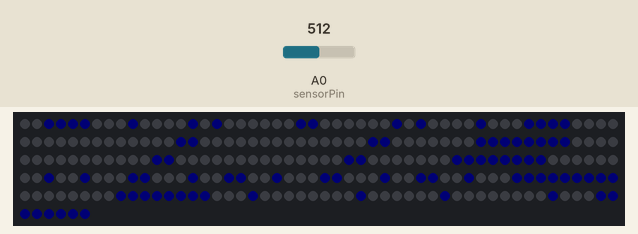
The sketch below on a simulated Arduino Uno, built with avr-gcc and run on an emulated ATmega328P. On the bench: 256 RGB LEDs in strip order, left to right, continuing on the next row. Inputs (shaded band) come from the test bench; at power-on: A0 (sensorPin) = 512. Dim RGB values are drawn brighter than linear; the strip is taken to match the declared colour order.

Above: at 0.2 s.

The sketch:

jg_mike.ino
```cpp
#include <Adafruit_NeoPixel.h>
#define MAX_LED 256
#define LED_PIN 9

// 定义常量
const uint8_t kx = 32,
              ky = 8;
const bool layout = false;

// 声音采样频率 ms
const int sampleWindow = 3;
// 声音原始数据
unsigned int sample;
int sensorPin = A0;    // select the input pin for the potentiometer

Adafruit_NeoPixel strip = Adafruit_NeoPixel( MAX_LED, LED_PIN, NEO_RGB + NEO_KHZ800 );
uint32_t color = strip.Color(0,0,255);

int rec_sound() {
  unsigned long startMillis = millis();
  unsigned int peakToPeak = 0;
  unsigned int signalMax = 0;
  unsigned int signalMin = 1024;

  while (millis() - startMillis < sampleWindow)
  {
    sample = analogRead(0);
    if (sample < 1024)
    {
      if (sample > signalMax)
      {
        signalMax = sample;
      }
      else if (sample < signalMin)
      {
        signalMin = sample;
      }
    }
  }
  peakToPeak = signalMax - signalMin;
  double volts = (peakToPeak * 3.3) / 1024;
  int sound = (volts * 10);
  // 把声音映射到一个范围 arduino的map函数
  int soundLevel = map(sound, 0, 16, 0, 10);
//  Serial.println(sound);
  return soundLevel;
}

void setup() {
  pinMode(sensorPin, INPUT);
  pinMode(LED_PIN, OUTPUT);
  Serial.begin(9600);
  strip.begin();
  strip.show();           //显示所有LED为关状态;
  strip.setBrightness(12);
}

void loop() {
  delay(100);
  int level = rec_sound();

  if(level>6){
    led_show(level);
  } else {
    led_show(1);
  }
}

void led_show(int level) {
  int x, y, l;

  uint8_t graphic[8][32] = {
    {1, 0, 0, 0, 0, 1, 0, 1, 1, 1, 1, 1, 1, 0, 1, 0, 0, 0, 0, 0, 1, 0, 0, 0, 0, 0, 0, 0, 1, 1, 0, 0},
    {1, 0, 0, 0, 0, 1, 0, 1, 0, 0, 0, 0, 0, 0, 1, 0, 0, 0, 0, 0, 1, 0, 0, 0, 0, 0, 0, 1, 0, 0, 1, 0},
    {1, 0, 0, 0, 0, 1, 0, 1, 0, 0, 0, 0, 0, 0, 1, 0, 0, 0, 0, 0, 1, 0, 0, 0, 0, 0, 1, 0, 0, 0, 0, 1},
    {1, 1, 1, 1, 1, 1, 0, 1, 1, 1, 1, 1, 1, 0, 1, 0, 0, 0, 0, 0, 1, 0, 0, 0, 0, 0, 1, 0, 0, 0, 0, 1},
    {1, 0, 0, 0, 0, 1, 0, 1, 0, 0, 0, 0, 0, 0, 1, 0, 0, 0, 0, 0, 1, 0, 0, 0, 0, 0, 1, 0, 0, 0, 0, 1},
    {1, 0, 0, 0, 0, 1, 0, 1, 0, 0, 0, 0, 0, 0, 1, 0, 0, 0, 0, 0, 1, 0, 0, 0, 0, 0, 1, 0, 0, 0, 0, 1},
    {1, 0, 0, 0, 0, 1, 0, 1, 0, 0, 0, 0, 0, 0, 1, 0, 0, 0, 0, 0, 1, 0, 0, 0, 0, 0, 0, 1, 0, 0, 1, 0},
    {1, 0, 0, 0, 0, 1, 0, 1, 1, 1, 1, 1, 1, 0, 1, 1, 1, 1, 1, 0, 1, 1, 1, 1, 1, 0, 0, 0, 1, 1, 0, 0}
  };

//  for(l=0;l<level*20;l++){
  for (x = 0; x < 32; x++) {
    for (y = 0; y < 8; y++) {
      if (graphic[y][x] == 1) {
        strip.setPixelColor(XY(31-x,7-y), strip.Color(0,0,150));
      }
    }
  }
  if(level==1){
    strip.setBrightness(1);
  }else{
    strip.setBrightness(level*20);
  }
  strip.show();
//  }
//  for(l=level*15;l>=0;l-=3){
//    for (x = n; x < 32; x++) {
//      for (y = 0; y < 8; y++) {
//        if (graphic[y][x] == 1) {
//          strip.setPixelColor(XY(31-x,7-y), strip.Color(0,0,255));
//        }
//      }
//    }
//    strip.setBrightness(l);
//    strip.show();
//  }
}

/**************工具函数***************/

int16_t XY(int8_t x, int8_t y) {
  if (x >= kx || y >= ky  || x < 0 || y < 0) return -1;
  uint16_t n;
  if(x==0){
    n = y;
  }else{
    if(x&1){
      n = x*ky + ky - y - 1;
    }else{
      n = x*ky + y;
    }
  }
  return n;
}

/*
 */
bool is_on(int n) {
  if (strip.getPixelColor(n) != strip.Color(0, 0, 0)) {
    return true;
  } else {
    return false;
  }
}
/**
 * 灯状态反转
 */
void voxel_reverse(int n, uint32_t color) {
    effect_set_voxel(n,color);
    strip.show();
}

/**
   某个灯亮
*/
void effect_set_voxel(int n, uint32_t color) {
  strip.setPixelColor(n, color);
}
/**********************工具函数******************/
```
